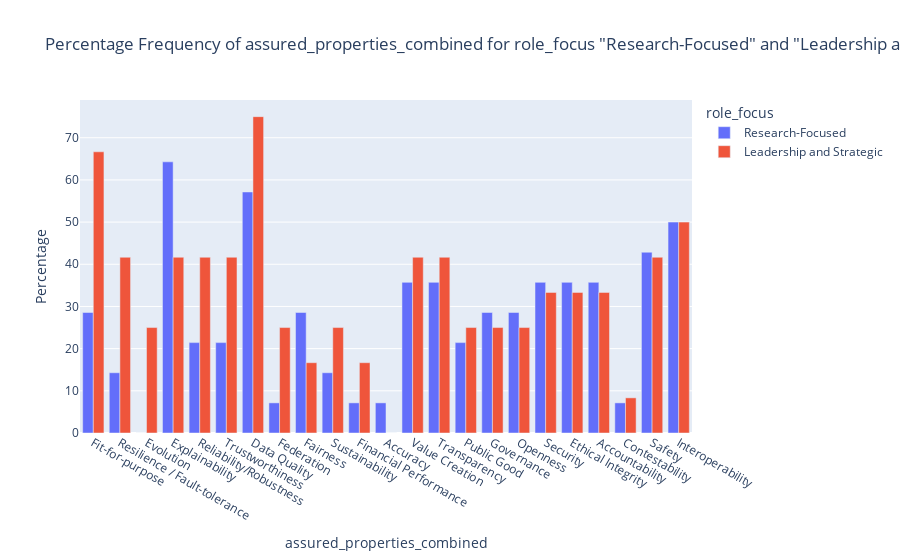

The code cell stored with this chart in its notebook:
### Code cell
barplot_grouped(df_exploded, 'assured_properties_combined', select_from, sel1, sel2)

### Figure 1 — Plotly figure (JSON) as saved in the notebook; plotly's stock layout.template omitted (floating-point values rounded to 4 significant figures)
{"data": [{"alignmentgroup": "True", "customdata": [[4], [2], [0], [9], [3], [3], [8], [1], [4], [2], [1], [1], [5], [5], [3], [4], [4], [5], [5], [5], [1], [6], [7]], "hovertemplate": "role_focus=Research-Focused<br>assured_properties_combined=%{x}<br>Percentage=%{y}<br>Frequency=%{customdata[0]}<extra></extra>", "legendgroup": "Research-Focused", "marker": {"color": "#636efa", "pattern": {"shape": ""}}, "name": "Research-Focused", "offsetgroup": "Research-Focused", "orientation": "v", "showlegend": true, "textposition": "auto", "type": "bar", "x": ["Fit-for-purpose", "Resilience / Fault-tolerance", "Evolution", "Explainability", "Reliability/Robustness", "Trustworthiness", "Data Quality", "Federation", "Fairness", "Sustainability", "Financial Performance", "Accuracy", "Value Creation", "Transparency", "Public Good", "Governance", "Openness", "Security", "Ethical Integrity", "Accountability", "Contestability", "Safety", "Interoperability"], "xaxis": "x", "y": [28.57, 14.29, 0, 64.29, 21.43, 21.43, 57.14, 7.143, 28.57, 14.29, 7.143, 7.143, 35.71, 35.71, 21.43, 28.57, 28.57, 35.71, 35.71, 35.71, 7.143, 42.86, 50], "yaxis": "y"}, {"alignmentgroup": "True", "customdata": [[8], [5], [3], [5], [5], [5], [9], [3], [2], [3], [2], [0], [5], [5], [3], [3], [3], [4], [4], [4], [1], [5], [6]], "hovertemplate": "role_focus=Leadership and Strategic<br>assured_properties_combined=%{x}<br>Percentage=%{y}<br>Frequency=%{customdata[0]}<extra></extra>", "legendgroup": "Leadership and Strategic", "marker": {"color": "#EF553B", "pattern": {"shape": ""}}, "name": "Leadership and Strategic", "offsetgroup": "Leadership and Strategic", "orientation": "v", "showlegend": true, "textposition": "auto", "type": "bar", "x": ["Fit-for-purpose", "Resilience / Fault-tolerance", "Evolution", "Explainability", "Reliability/Robustness", "Trustworthiness", "Data Quality", "Federation", "Fairness", "Sustainability", "Financial Performance", "Accuracy", "Value Creation", "Transparency", "Public Good", "Governance", "Openness", "Security", "Ethical Integrity", "Accountability", "Contestability", "Safety", "Interoperability"], "xaxis": "x", "y": [66.67, 41.67, 25, 41.67, 41.67, 41.67, 75, 25, 16.67, 25, 16.67, 0, 41.67, 41.67, 25, 25, 25, 33.33, 33.33, 33.33, 8.333, 41.67, 50], "yaxis": "y"}], "layout": {"barmode": "group", "legend": {"title": {"text": "role_focus"}, "tracegroupgap": 0}, "title": {"text": "Percentage Frequency of assured_properties_combined for role_focus \"Research-Focused\" and \"Leadership and Strategic\""}, "xaxis": {"anchor": "y", "categoryorder": "array", "domain": [0, 1], "title": {"text": "assured_properties_combined"}}, "yaxis": {"anchor": "x", "domain": [0, 1], "title": {"text": "Percentage"}}}}
